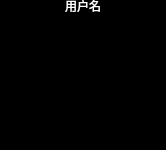
<?xml version="1.0" encoding="UTF-8"?>
<ui version="4.0">
 <class>UserShow</class>
 <widget class="QWidget" name="UserShow">
  <property name="geometry">
   <rect>
    <x>0</x>
    <y>0</y>
    <width>166</width>
    <height>150</height>
   </rect>
  </property>
  <property name="minimumSize">
   <size>
    <width>145</width>
    <height>150</height>
   </size>
  </property>
  <property name="maximumSize">
   <size>
    <width>16777215</width>
    <height>16777215</height>
   </size>
  </property>
  <property name="windowTitle">
   <string>Form</string>
  </property>
  <property name="styleSheet">
   <string notr="true">color: rgb(255, 255, 255);
background-color: rgb(0, 0, 0);</string>
  </property>
  <layout class="QVBoxLayout" name="verticalLayout">
   <property name="spacing">
    <number>0</number>
   </property>
   <property name="leftMargin">
    <number>0</number>
   </property>
   <property name="topMargin">
    <number>0</number>
   </property>
   <property name="rightMargin">
    <number>0</number>
   </property>
   <property name="bottomMargin">
    <number>0</number>
   </property>
   <item>
    <widget class="QLabel" name="lb_name">
     <property name="minimumSize">
      <size>
       <width>148</width>
       <height>12</height>
      </size>
     </property>
     <property name="maximumSize">
      <size>
       <width>16777215</width>
       <height>12</height>
      </size>
     </property>
     <property name="text">
      <string>用户名</string>
     </property>
     <property name="alignment">
      <set>Qt::AlignCenter</set>
     </property>
    </widget>
   </item>
   <item>
    <spacer name="verticalSpacer">
     <property name="orientation">
      <enum>Qt::Vertical</enum>
     </property>
     <property name="sizeHint" stdset="0">
      <size>
       <width>20</width>
       <height>135</height>
      </size>
     </property>
    </spacer>
   </item>
  </layout>
 </widget>
 <resources/>
 <connections/>
</ui>
